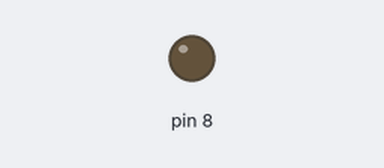
This sketch was run on a simulated Arduino Uno, built with avr-gcc and run on an emulated ATmega328P. Shown: output pins drawn as LEDs (lit = HIGH).

Above: at 1.5 s.
At 13.5 s:
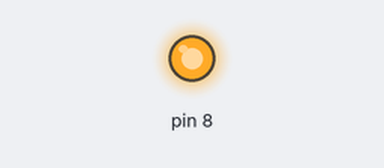
Timing chart, 0 to 14.6 s (numbered marks = the images above):
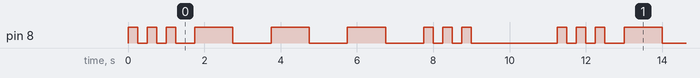

The sketch:

SOS_Blinker_Digital_Out.ino
```cpp
int counter=0;

void setup() {
  // put your setup code here, to run once:
pinMode(8, OUTPUT);
}

void loop() {
  // put your main code here, to run repeatedly:

while (counter < 3)
      {digitalWrite(8,HIGH);
      delay(250);
      digitalWrite(8,LOW);
      delay(250);
      counter++;}
  counter = 0;
  delay(250);
 while (counter < 3)
      {digitalWrite(8,HIGH);
      delay(1000);
      digitalWrite(8,LOW);
      delay(1000);
      counter++;}
  counter = 0;
  //delay(500);
  while (counter < 3)
      {digitalWrite(8,HIGH);
      delay(250);
      digitalWrite(8,LOW);
      delay(250);
      counter++;}
  counter = 0;
  delay(2000);
}
```

Measured:
- by itself, pin 8: repeats every 11.3 s: 2 × (LOW 0.25 s, HIGH 0.25 s), LOW 0.50 s, 3 × (HIGH 1.0 s, LOW 1.0 s), 2 × (HIGH 0.25 s, LOW 0.25 s), HIGH 0.25 s, LOW 2.3 s, HIGH 0.25 s
- by itself, everything shown: repeats every 11.3 s, in 18 steps
